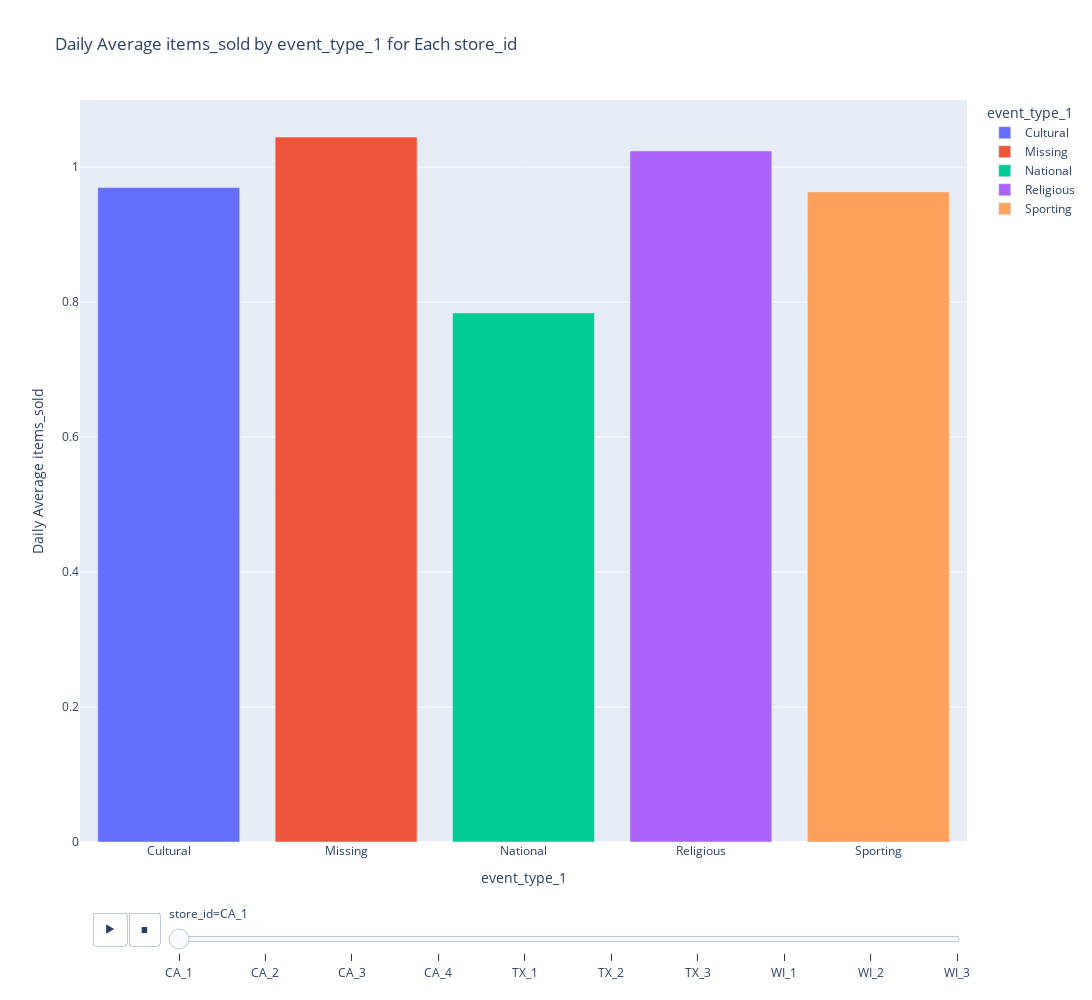

The notebook cell saved with this chart:
### Markdown cell above
### Event1

### Code cell
event_visualization(hobbies_sales_by_date, 'event_type_1')

### Figure 1 — Plotly figure (JSON) as saved in the notebook; plotly's stock layout.template omitted (floating-point values rounded to 4 significant figures)
{"data": [{"alignmentgroup": "True", "hovertemplate": "event_type_1=%{x}<br>store_id=CA_1<br>items_sold=%{y}<extra></extra>", "ids": ["Cultural"], "legendgroup": "Cultural", "marker": {"color": "#636efa", "pattern": {"shape": ""}}, "name": "Cultural", "offsetgroup": "Cultural", "orientation": "v", "showlegend": true, "textposition": "auto", "type": "bar", "x": ["Cultural"], "xaxis": "x", "y": [0.9695], "yaxis": "y"}, {"alignmentgroup": "True", "hovertemplate": "event_type_1=%{x}<br>store_id=CA_1<br>items_sold=%{y}<extra></extra>", "ids": ["Missing"], "legendgroup": "Missing", "marker": {"color": "#EF553B", "pattern": {"shape": ""}}, "name": "Missing", "offsetgroup": "Missing", "orientation": "v", "showlegend": true, "textposition": "auto", "type": "bar", "x": ["Missing"], "xaxis": "x", "y": [1.044], "yaxis": "y"}, {"alignmentgroup": "True", "hovertemplate": "event_type_1=%{x}<br>store_id=CA_1<br>items_sold=%{y}<extra></extra>", "ids": ["National"], "legendgroup": "National", "marker": {"color": "#00cc96", "pattern": {"shape": ""}}, "name": "National", "offsetgroup": "National", "orientation": "v", "showlegend": true, "textposition": "auto", "type": "bar", "x": ["National"], "xaxis": "x", "y": [0.7837], "yaxis": "y"}, {"alignmentgroup": "True", "hovertemplate": "event_type_1=%{x}<br>store_id=CA_1<br>items_sold=%{y}<extra></extra>", "ids": ["Religious"], "legendgroup": "Religious", "marker": {"color": "#ab63fa", "pattern": {"shape": ""}}, "name": "Religious", "offsetgroup": "Religious", "orientation": "v", "showlegend": true, "textposition": "auto", "type": "bar", "x": ["Religious"], "xaxis": "x", "y": [1.024], "yaxis": "y"}, {"alignmentgroup": "True", "hovertemplate": "event_type_1=%{x}<br>store_id=CA_1<br>items_sold=%{y}<extra></extra>", "ids": ["Sporting"], "legendgroup": "Sporting", "marker": {"color": "#FFA15A", "pattern": {"shape": ""}}, "name": "Sporting", "offsetgroup": "Sporting", "orientation": "v", "showlegend": true, "textposition": "auto", "type": "bar", "x": ["Sporting"], "xaxis": "x", "y": [0.963], "yaxis": "y"}], "layout": {"barmode": "relative", "height": 1000, "hovermode": "x unified", "legend": {"title": {"text": "event_type_1"}, "tracegroupgap": 0}, "sliders": [{"active": 0, "currentvalue": {"prefix": "store_id="}, "len": 0.9, "pad": {"b": 10, "t": 60}, "steps": [{"args": [["CA_1"], {"frame": {"duration": 0, "redraw": true}, "fromcurrent": true, "mode": "immediate", "transition": {"duration": 0, "easing": "linear"}}], "label": "CA_1", "method": "animate"}, {"args": [["CA_2"], {"frame": {"duration": 0, "redraw": true}, "fromcurrent": true, "mode": "immediate", "transition": {"duration": 0, "easing": "linear"}}], "label": "CA_2", "method": "animate"}, {"args": [["CA_3"], {"frame": {"duration": 0, "redraw": true}, "fromcurrent": true, "mode": "immediate", "transition": {"duration": 0, "easing": "linear"}}], "label": "CA_3", "method": "animate"}, {"args": [["CA_4"], {"frame": {"duration": 0, "redraw": true}, "fromcurrent": true, "mode": "immediate", "transition": {"duration": 0, "easing": "linear"}}], "label": "CA_4", "method": "animate"}, {"args": [["TX_1"], {"frame": {"duration": 0, "redraw": true}, "fromcurrent": true, "mode": "immediate", "transition": {"duration": 0, "easing": "linear"}}], "label": "TX_1", "method": "animate"}, {"args": [["TX_2"], {"frame": {"duration": 0, "redraw": true}, "fromcurrent": true, "mode": "immediate", "transition": {"duration": 0, "easing": "linear"}}], "label": "TX_2", "method": "animate"}, {"args": [["TX_3"], {"frame": {"duration": 0, "redraw": true}, "fromcurrent": true, "mode": "immediate", "transition": {"duration": 0, "easing": "linear"}}], "label": "TX_3", "method": "animate"}, {"args": [["WI_1"], {"frame": {"duration": 0, "redraw": true}, "fromcurrent": true, "mode": "immediate", "transition": {"duration": 0, "easing": "linear"}}], "label": "WI_1", "method": "animate"}, {"args": [["WI_2"], {"frame": {"duration": 0, "redraw": true}, "fromcurrent": true, "mode": "immediate", "transition": {"duration": 0, "easing": "linear"}}], "label": "WI_2", "method": "animate"}, {"args": [["WI_3"], {"frame": {"duration": 0, "redraw": true}, "fromcurrent": true, "mode": "immediate", "transition": {"duration": 0, "easing": "linear"}}], "label": "WI_3", "method": "animate"}], "x": 0.1, "xanchor": "left", "y": 0, "yanchor": "top"}], "title": {"text": "Daily Average items_sold by event_type_1 for Each store_id"}, "updatemenus": [{"buttons": [{"args": [null, {"frame": {"duration": 500, "redraw": true}, "fromcurrent": true, "mode": "immediate", "transition": {"duration": 500, "easing": "linear"}}], "label": "&#9654;", "method": "animate"}, {"args": [[null], {"frame": {"duration": 0, "redraw": true}, "fromcurrent": true, "mode": "immediate", "transition": {"duration": 0, "easing": "linear"}}], "label": "&#9724;", "method": "animate"}], "direction": "left", "pad": {"r": 10, "t": 70}, "showactive": false, "type": "buttons", "x": 0.1, "xanchor": "right", "y": 0, "yanchor": "top"}], "width": 1200, "xaxis": {"anchor": "y", "categoryarray": ["Cultural", "Missing", "National", "Religious", "Sporting"], "categoryorder": "array", "domain": [0, 1], "title": {"text": "event_type_1"}}, "yaxis": {"anchor": "x", "domain": [0, 1], "title": {"text": "Daily Average items_sold"}}}}
